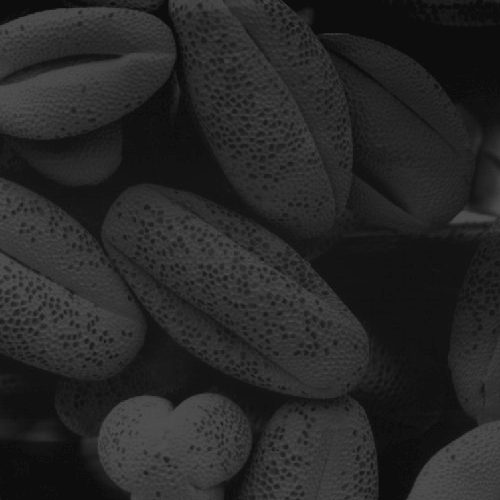
#> input picture EX2/shells.tif, 500 x 500 px, given in place of shells.png, which was not available
$ jupyter execute --allow-errors 190155L_Assignment1.ipynb   (text cells are left out)
#> lines starting #> are read from the running program, lines starting #| are printed output that depends on the picture; pictures that were not available may be replaced by others from this repository, and a replacement may not be noted
[cell 1]
# Question 1
import matplotlib.pyplot as plt
import cv2 as  cv
import numpy as np


img = cv.imread("emma_gray.jpg", cv.IMREAD_GRAYSCALE)
#> (the rest of this cell did not finish here and is left out)

[cell 2]
#Question 2

import matplotlib.pyplot as plt
import cv2 as  cv
import numpy as np


img = cv.imread("brain_proton_density_slice.png", cv.IMREAD_GRAYSCALE)
#> (the rest of this cell did not finish here and is left out)

[cell 3]
# Question 3
import matplotlib.pyplot as plt
import cv2 as  cv
import numpy as np


img = cv.imread("highlights_and_shadows.jpg", cv.IMREAD_COLOR)
#> (the rest of this cell did not finish here and is left out)

[cell 4]
hist_img = cv.calcHist([img], [0], None, [256], [0,256])
#> hist_img = 256 values from 0 to 0
#> (the rest of this cell did not finish here and is left out)

[cell 5]
# Question 4

img = cv.imread('shells.png',cv.IMREAD_GRAYSCALE)
#> img is the input picture: shape (500, 500); min 13, max 83, mean 38.7
assert img is not None

s = np.zeros((256,), dtype=np.uint8)
sum = 0
for r in range(0,256):
    sum += np.count_nonzero(img == r)
    s[r] = np.uint8(sum*(255/img.size))
#> this loop made 256 passes
#> sum on passes 1 to 3: 0, 0, 0
#> after the loop, s = 256 values from 0 to 255; sum = 250000

equalized_img = cv.LUT(img, s)
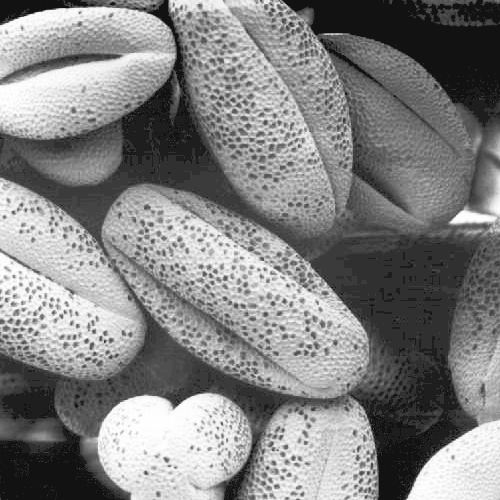
#> equalized_img: shape (500, 500); min 18, max 255, mean 130.5
hist_img = cv.calcHist([img], [0], None, [256], [0,256])
#> hist_img = 256 values, max 17718 at index 13, min 0 at index 0, mean 976.6
hist_equalized_img = cv.calcHist([equalized_img], [0], None, [256], [0,256])
#> hist_equalized_img = 256 values, max 18320 at index 18, min 0 at index 0, mean 976.6
fig, ax = plt.subplots(2,2, figsize = (16,16))
ax[0,0].plot(hist_img)
ax[0,0].set_title('histogram of the Original Image')
ax[0,1].imshow(cv.cvtColor(img, cv.COLOR_BGR2RGB))
ax[0,1].set_title('Original Image')
ax[0,1].axis('off')
ax[1,0].plot(hist_equalized_img)
ax[1,0].set_title('histogram of the Equalized Image')
ax[1,1].imshow(cv.cvtColor(equalized_img, cv.COLOR_BGR2RGB))
ax[1,1].set_title('Equalized Image')
ax[1,1].axis('off')
plt.show()
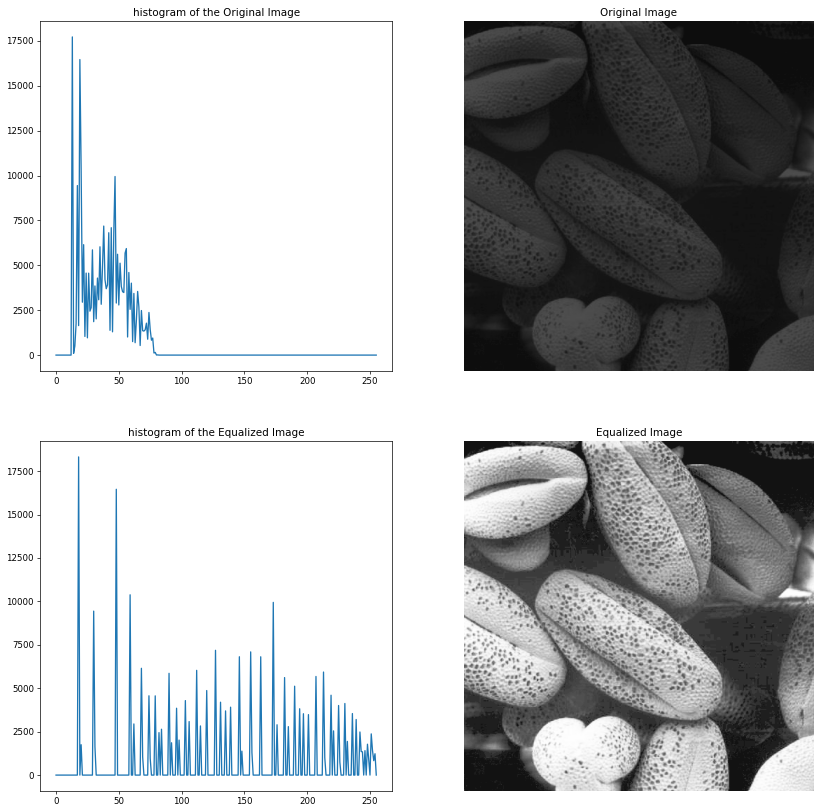
#> figure drawn by matplotlib, 4 panels; panel 1: curve peaks at x = 13, y = 17718; panel 3: curve peaks at x = 18, y = 18320
